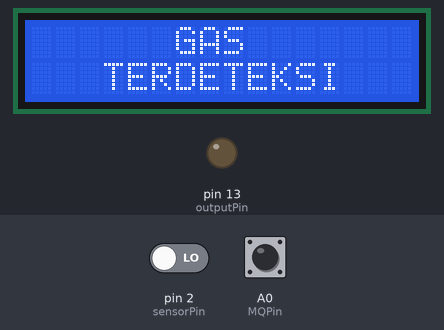
Bench run of a sketch on a simulated Arduino Uno, built with avr-gcc and run on an emulated ATmega328P. Shown: 16×2 character LCD, output pins drawn as LEDs (lit = HIGH). The test bench sets the inputs (shaded band); at power-on: pin 2 (sensorPin) LOW, A0 (MQPin) HIGH. Pins used as bus, display or sensor lines are not drawn; what the sketch prints to the serial monitor is not drawn.

Above: at 3.3 s.
3.4 s: pin 2 (sensorPin) driven HIGH
At 3.57 s:
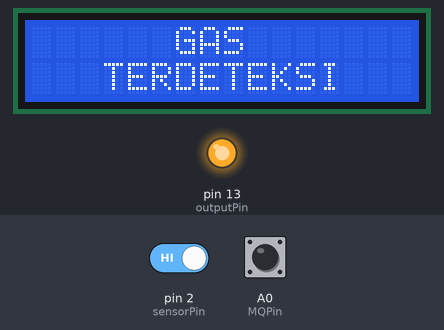
At 5.2 s:
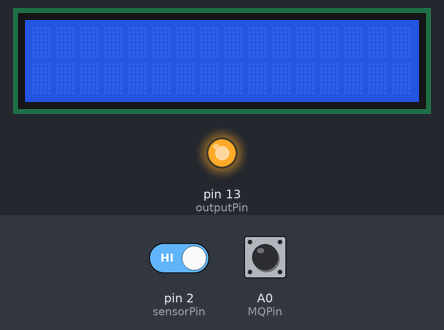
5.3 s: A0 (MQPin) pulled LOW for 3.2 s
10.0 s: A0 (MQPin) pulled LOW for 1 s
14.0 s: pin 2 (sensorPin) driven LOW and A0 (MQPin) driven LOW
At 14.7 s:
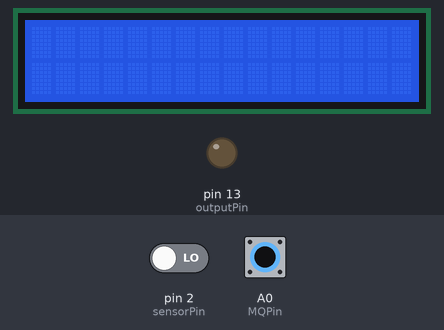
17.0 s: A0 (MQPin) driven HIGH
19.3 s: A0 (MQPin) driven LOW
Timing chart, 0 to 21.8 s (numbered marks = the images above; inputs shaded):
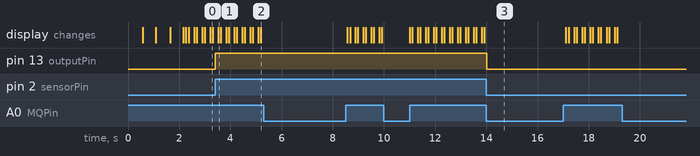

The sketch:

SENSOR-API___SENSOR_GAS.ino
```cpp
#include <LiquidCrystal.h>
const int rs = 12, e = 11, d4 = 4, d5 = 5, d6 = 6, d7 = 7;
LiquidCrystal lcd(rs, e, d4, d5, d6, d7);

//Deklarasi MQPin Gas Sensor
#define MQPin A0

#define buzzer 1

const int sensorPin = 2;
  const int outputPin = 13;

//sensor api
  int bacasensor = 0;

void setup() {
  pinMode(outputPin, OUTPUT);
  pinMode(sensorPin, INPUT);
  Serial.begin(9600);
  lcd.begin(16,2);

  lcd.setCursor(0,0);
  lcd.print("Bayu Afif Nuranto");
  lcd.setCursor(0,1);
  lcd.print("NIM : 2020230903");
  delay (500);

  lcd.setCursor(0,0);
  lcd.print("   SELAMAT DATANG   ");
  lcd.setCursor(0,1);
  lcd.print("  SENSOR MENDETEKSI ADANYA  ");
  lcd.print("");
  lcd.print("KEBAKARAN");
  delay(500);
  lcd.clear();

  lcd.setCursor(0,0);
  lcd.print("MELIPUTI :");
  lcd.print("\n");
  lcd.setCursor(0,1);
  lcd.print("SENSOR API, GAS, DAN SUHU");
  delay(500);
  lcd.clear();

  lcd.begin(16,2);
  pinMode(MQPin, INPUT_PULLUP);
  pinMode(buzzer, OUTPUT);
    lcd.setCursor(5, 0);
    lcd.print("GAS");
    lcd.setCursor(3,1);
    lcd.print("TERDETEKSI");
    delay(500);
    lcd.clear();

}

void loop() {


  bacasensor = digitalRead(sensorPin);

  if (bacasensor == HIGH) {
    //LED ON
    digitalWrite(outputPin, HIGH);
    Serial.println("Sensor API : TERDETEKSI ");
    Serial.println("=========================================");
    Serial.println("\n");
    delay(100);
  }else {
    //LED OFF
    digitalWrite(outputPin ,LOW);
    Serial.println("Sensor API : TIDAK TERDETEKSI");
    Serial.println("=========================================");
    Serial.println("\n");
    delay(100);
  }


int gas_value = digitalRead(MQPin);

if(gas_value==HIGH)
{
  digitalWrite(buzzer, HIGH);
  lcd.setCursor(6, 0);
  lcd.print("GAS");
   lcd.setCursor(3, 1);
  lcd.print("TERDETEKSI");
  delay(100);
  lcd.clear();
  delay(100);

}
else
{
 lcd.clear();
 digitalWrite(buzzer, LOW);
}


}
```

Measured:
- after the input at 3.4 s, pin 13 (outputPin): LOW → HIGH at once
- after the input at 14.0 s, pin 13 (outputPin): HIGH → LOW at once
- after the input at 19.3 s, every drawn part: stays the same
